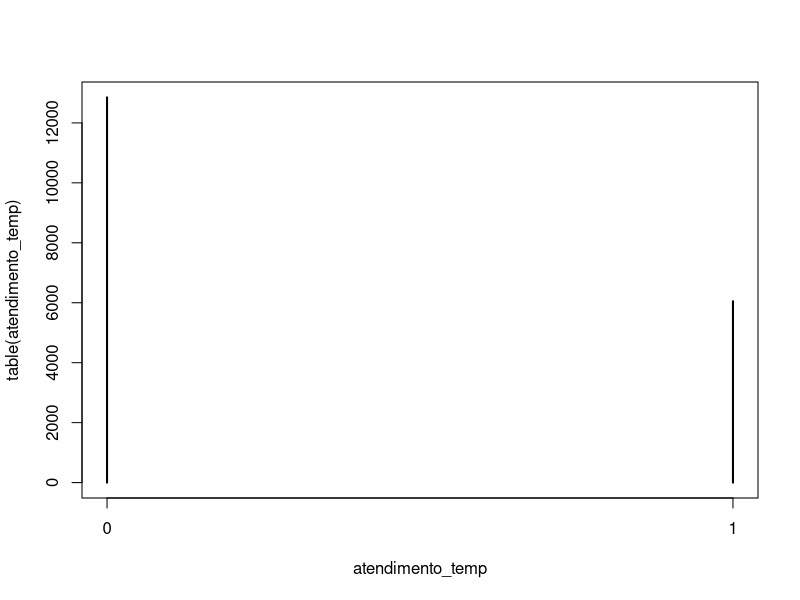
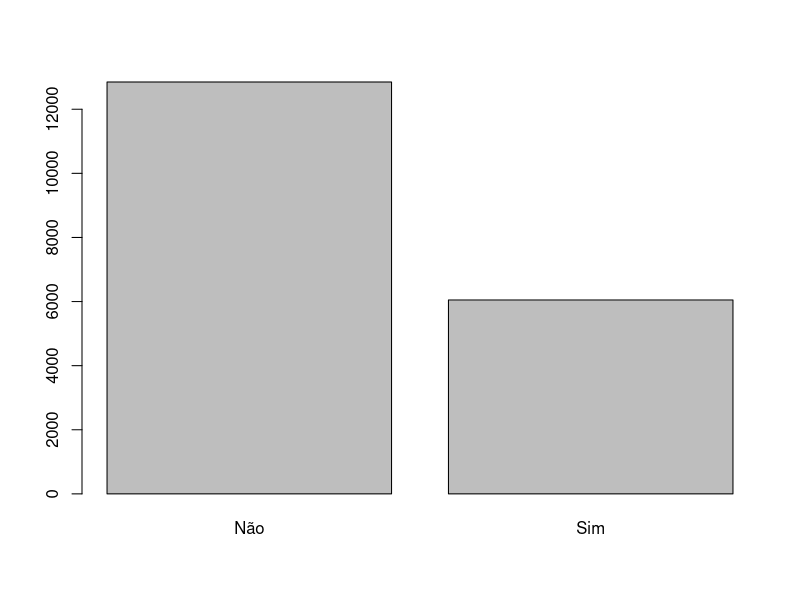
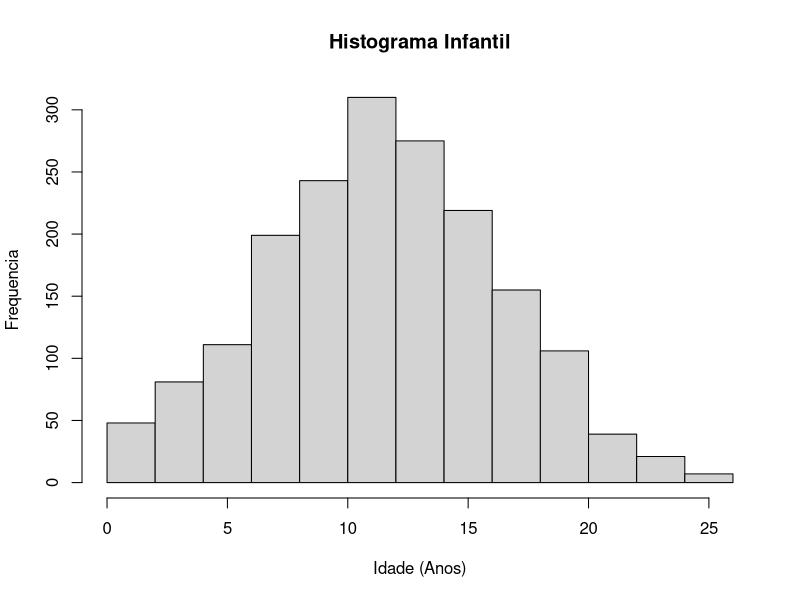
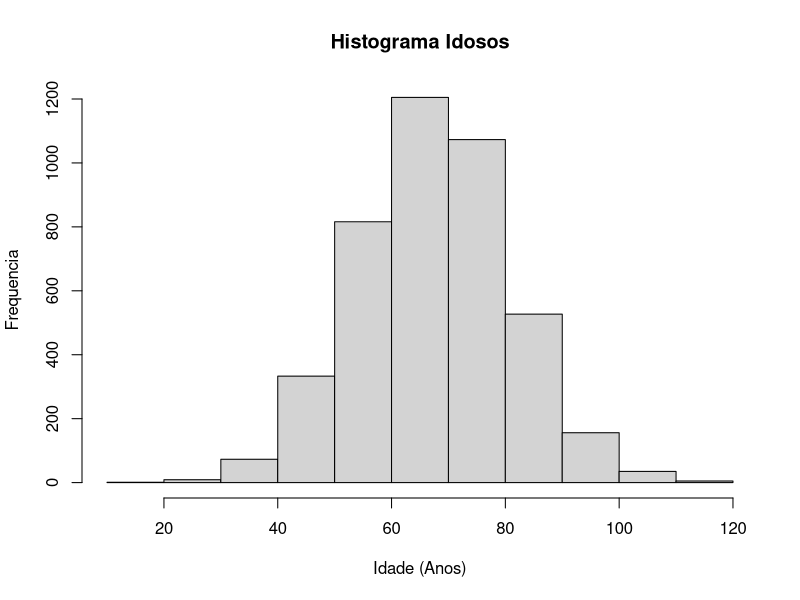
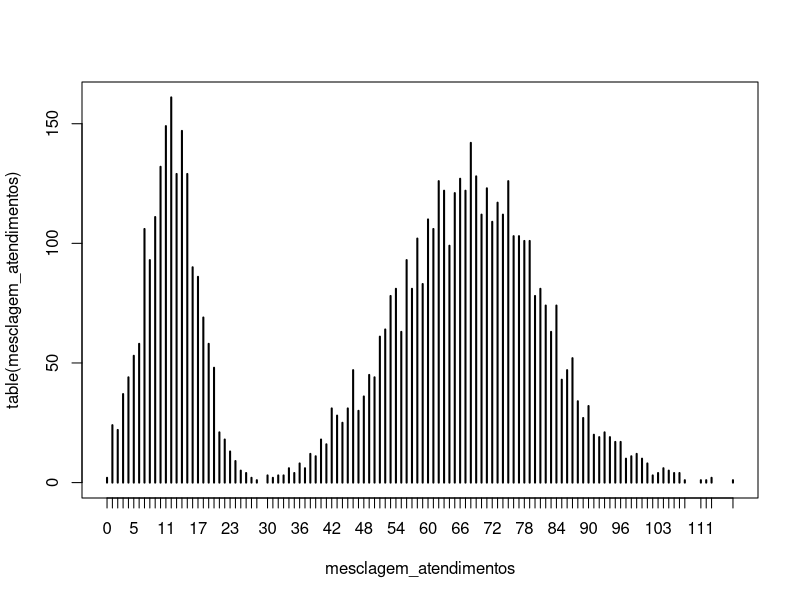
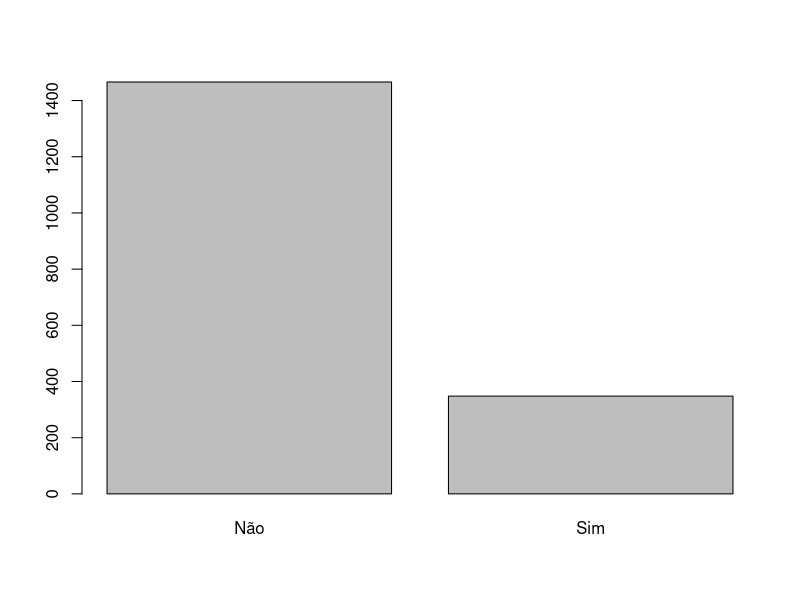
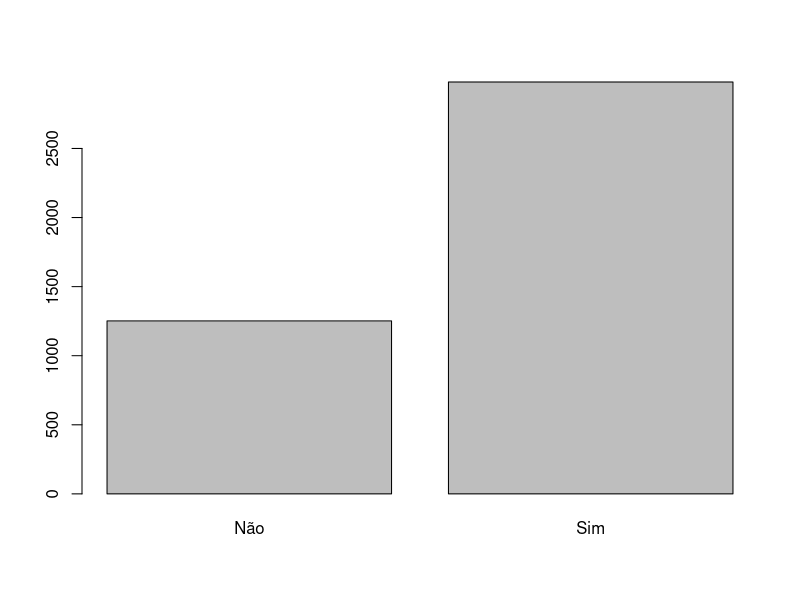
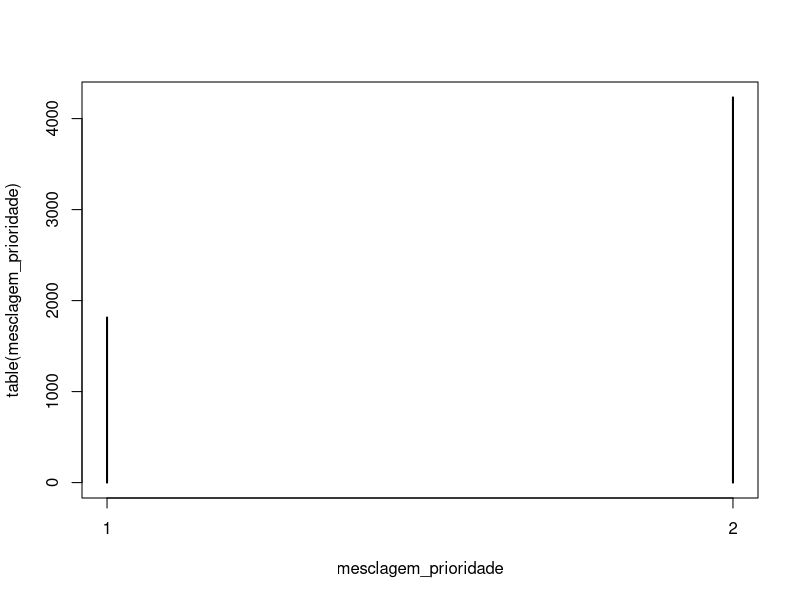

Source code (R) for these figures, in order:
## 1
p <- 189000
# Universo
n <- 18900
#Amostra
set.seed(1234)
#Setou a seed
atendimento_temp <- rbinom(n, 1, 0.32)
#dessa amostra assumimos que 32% foi atendido

plot(table(atendimento_temp))


atendimento <- factor(atendimento_temp, levels=c(0,1), labels=c("Não", "Sim"),
                      ordered = TRUE)
#mostrando que 32% dos conveniados foram atendidos com problemas respiratorios
plot(atendimento)

atendidos_n <- round(n * 0.32, 0)
#pegamos o numero de 32%, que foram os atendidos da amostra


atendidos_7_17 <- abs(round(rnorm(atendidos_n * 0.3, 12, 5), 0))
# 30% de 6048 
#Assumimos que 30% desses atendidos estão na faixa de 7 a 17 anos

hist_7_17 <- hist(atendidos_7_17,
                  ylab = "Frequencia",
                  xlab = "Idade (Anos)", main = "Histograma Infantil"
)

summary(atendidos_7_17)
#média com 12 anos em torno de 280 pessoas

atendidos_55_82 <-  abs(round(rnorm(atendidos_n * 0.7, 68, 13.5), 0))
## Consideramos que 70% dos atendidos eram idosos
hist_55_82 <- hist(atendidos_55_82, ylab="Frequencia", xlab="Idade (Anos)", main = "Histograma Idosos")
#FAIXA ETARIA COM MAIOR NÚMERO DE ATENDIMENTOS MÉDICOS
summary(atendidos_55_82)
# Fazendo o histograma, descobrimos que a média de idade com maior número de atendimentos
#É 68 anos em torno de 600 pessoas

## 2

mesclagem_atendimentos <- c(atendidos_7_17, atendidos_55_82)

plot(table(mesclagem_atendimentos))


## 3
#média de 60 anos

summary(mesclagem_atendimentos)

#isso nos mostra um maior volume de atendimentos para idosos e um pico levemente
# mais alto para atendimento infantil



problemas_cronicos_7_17_temp <- rbinom(atendidos_n * 0.3, 1, 0.2)

problemas_cronicos_55_82_temp <- rbinom(atendidos_n * 0.7, 1, 0.7)

# Um dos fatores que pesam na hora de priorizar atendimentos são os agravantes
#Como doenças cronicas.


problemas_cronicos_7_17 <- factor(problemas_cronicos_7_17_temp, levels=c(0,1),
                                  labels=c("Não", "Sim"), ordered=TRUE)

problemas_cronicos_55_82 <- factor(problemas_cronicos_55_82_temp, levels=c(0,1),
                                  labels=c("Não", "Sim"), ordered=TRUE)

plot(problemas_cronicos_7_17)
plot(problemas_cronicos_55_82)
atendidos_7_17

df_7_17 <- data.frame(
  id= c(1:(atendidos_n * 0.3)),
        idade=atendidos_7_17,
        problema=problemas_cronicos_7_17)


df_55_82 <- data.frame(
  id = c(1:(atendidos_n * 0.7)),
  idade=atendidos_55_82,
  problema=problemas_cronicos_55_82
  
)

# Chegamos a conclusão de que os atendimento para idosos tendem a ser priorizados

# Pesquisa fala que 70% dos idosos tem doenças cronicas
# Nos temos uma amostra de 18900, sendo que apenas 32% desses foram atendidos
# Ou seja 6048. Aplicando o que foi pesquisado cerca de 4233 pessoas eram idosas
# Chegamos a conclusão que de a cada 6 atendimentos, 4 devem ser para idosos

prioridade_atendimento_infantil <- rep(1,atendidos_n * 0.3 ) 

prioridade_atendimento_idoso <- rep(2, atendidos_n * 0.7)

mesclagem_prioridade <- c(prioridade_atendimento_idoso, prioridade_atendimento_infantil)

plot(table(mesclagem_prioridade))

prioridade_factor <- factor(mesclagem_prioridade, levels = c(1,2),labels = c("Infantil", "Idoso"))
plot(prioridade_factor)
#Grafico que mostra a prioridade de atendimento




